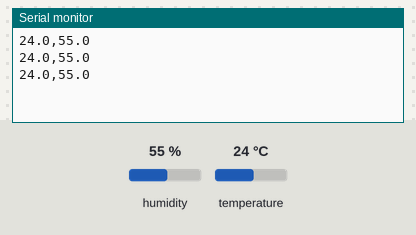
Bench run of a sketch on a simulated Arduino Uno, built with avr-gcc and run on an emulated ATmega328P. On the bench: the last lines printed to the serial monitor. Inputs (shaded band) come from the test bench; at power-on: humidity 55 %, temperature 24 °C.

Above: at 2.8 s.
2.9 s: humidity set to 22 %
At 5.5 s:
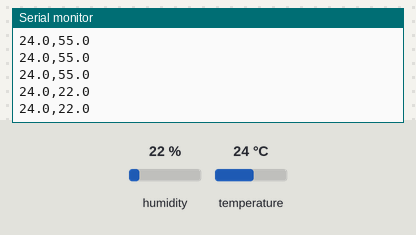
5.6 s: temperature set to 12 °C
At 7.4 s:
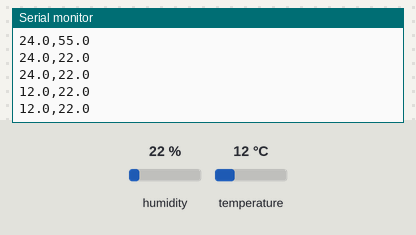
8.3 s: humidity set to 40 %
At 9.9 s:
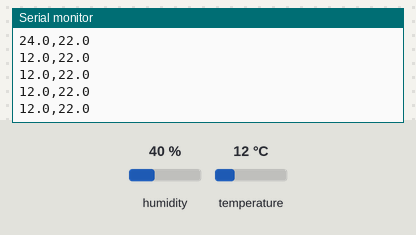
Timing chart, 0 to 11.4 s (numbered marks = the images above; inputs shaded):
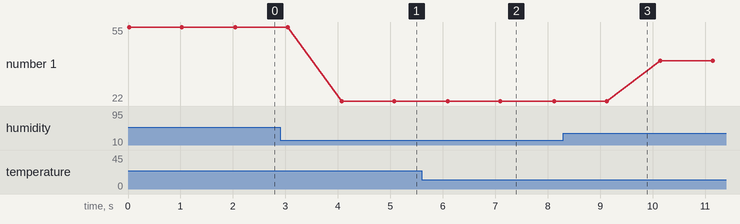

The sketch:

dht11_serial.ino
```cpp
// Reads a DHT11 and prints "<temp_c>,<humidity>" once per second.
// Pair with read_dht.py on the Raspberry Pi.
//
// Libraries (install via Arduino Library Manager):
//   - "DHT sensor library" by Adafruit
//   - "Adafruit Unified Sensor"

#include <DHT.h>

#define DHTPIN  2
#define DHTTYPE DHT11

DHT dht(DHTPIN, DHTTYPE);

void setup() {
  Serial.begin(9600);
  dht.begin();
}

void loop() {
  float h = dht.readHumidity();
  float t = dht.readTemperature();  // Celsius

  if (isnan(h) || isnan(t)) {
    // Skip bad reads; the Python side ignores non-CSV lines.
    delay(1000);
    return;
  }

  Serial.print(t, 1);
  Serial.print(',');
  Serial.println(h, 1);

  delay(1000);  // DHT11 sampling rate is ~1 Hz
}
```

Measured:
- after the input at 2.9 s, the serial monitor: prints a new line after 1.2 s (image 1)
- after the input at 5.6 s, the serial monitor: prints a new line after 0.50 s (image 2)
- plotted number 1: 55 → 22 after the input at 2.9 s, 22 → 40 after the input at 8.3 s
